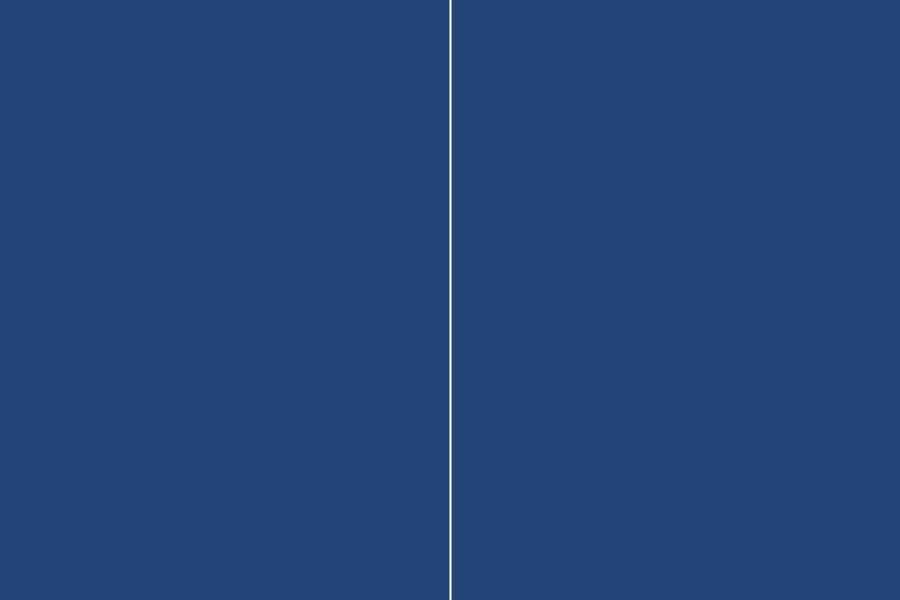
Frame 1 (no input)
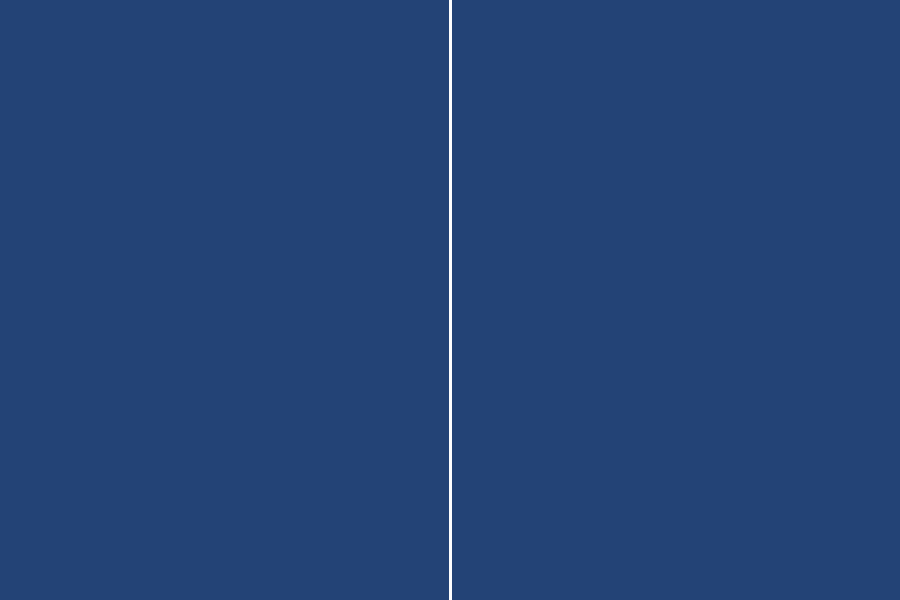
Frame 60 (the mouse pressed at the canvas centre just before this capture)
Frame 120 (the mouse held since frame 60 and released just before this capture): identical to frame 60, image omitted

The Processing sketch that drew these frames (run headless with seeded random() and noise(); from frame 60 on, the mouse is pressed at the canvas centre):

// Processing sketch: sketch_250903c
// ── sketch_250903c.pde


void setup(){
size(900,600);
background(#234376);
textAlign(LEFT, CENTER);
textSize(20);

int x=50;
int y=50;
int w = 200;
int h=40;

}

void draw(){
  stroke(255);
  strokeWeight(2);
line(450,0,450,600);







}
